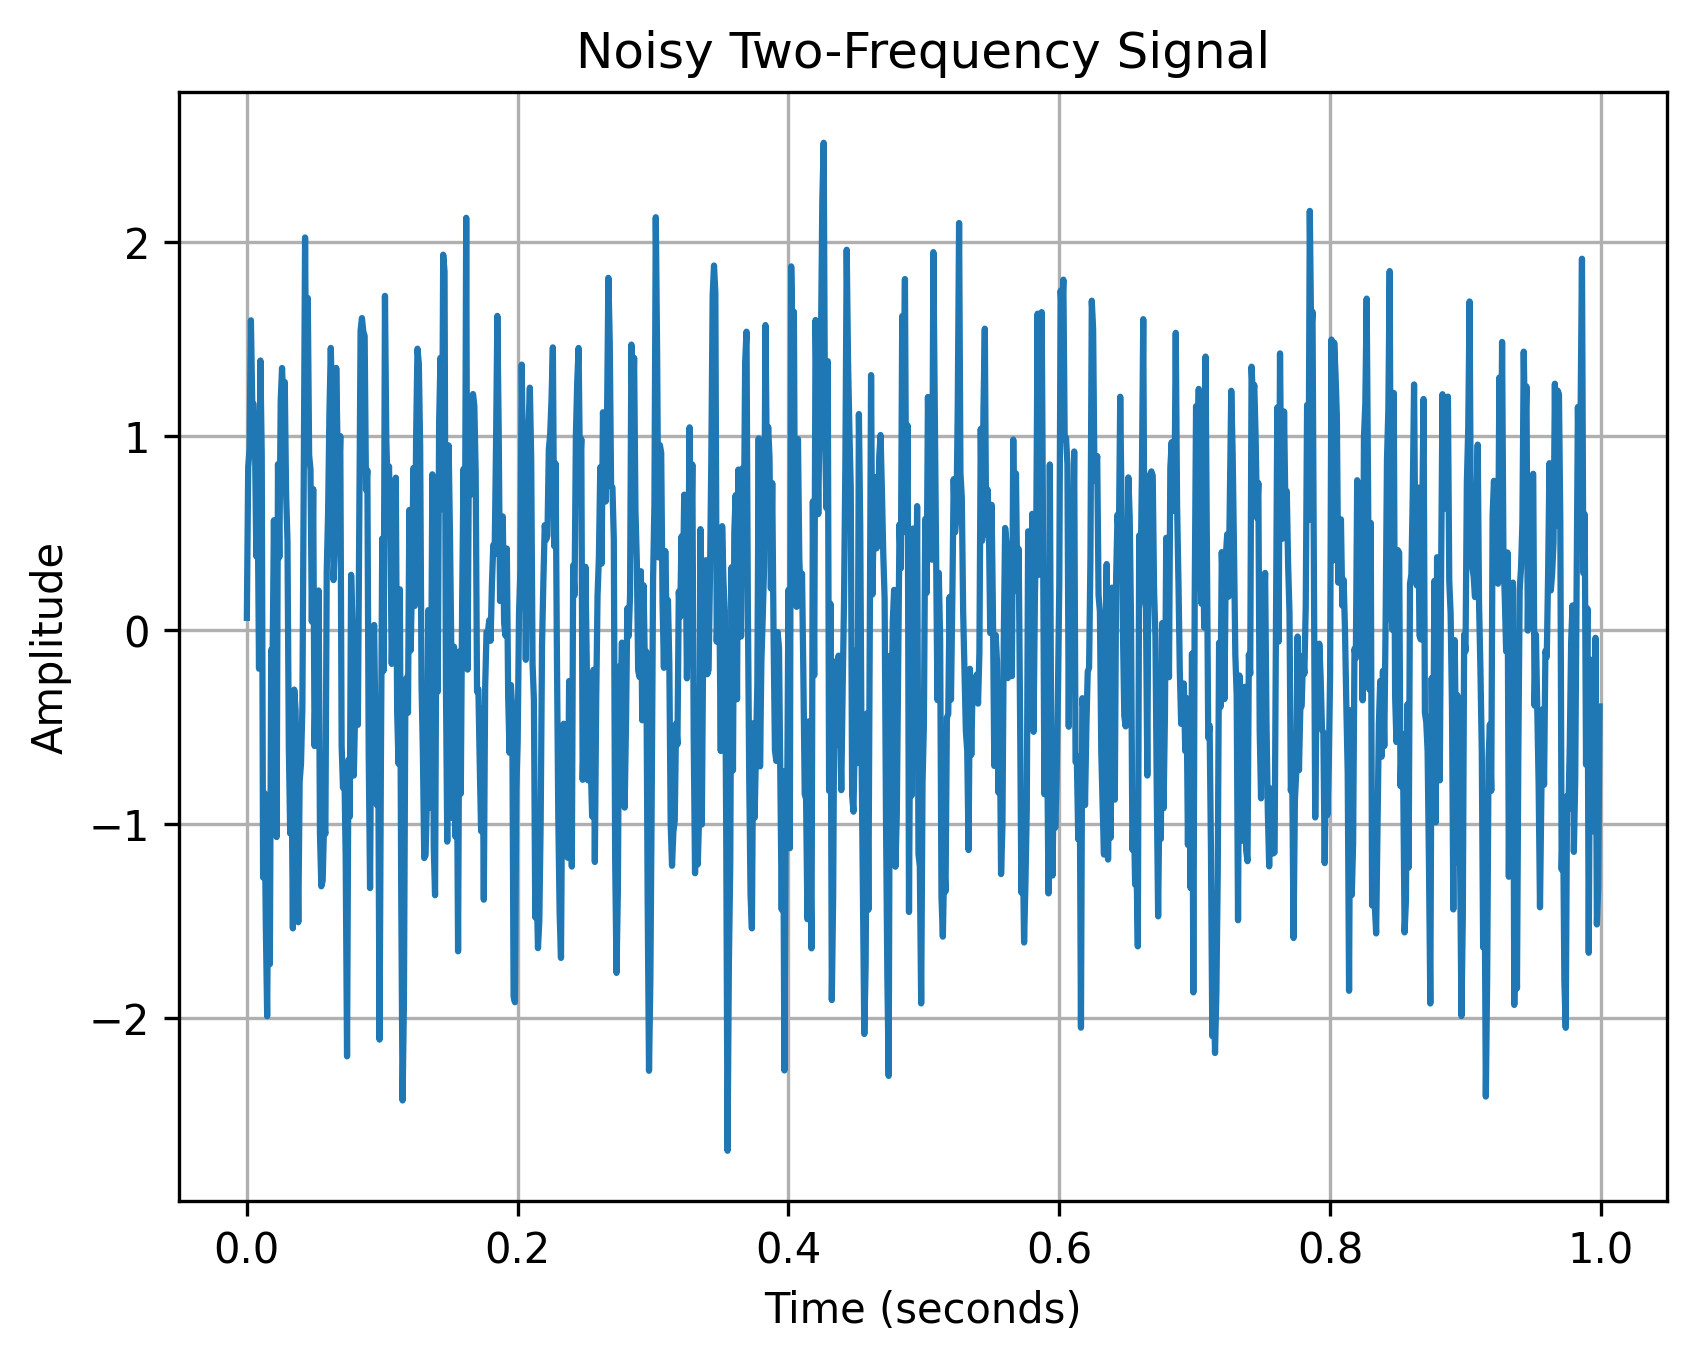

Source code (Python):
import numpy as np
import matplotlib.pyplot as plt

# Sampling parameters
fs = 1000
duration = 1

# Number of samples
N = int(fs * duration)

# Time vector
t = np.arange(N) / fs

# Signal frequencies
f1 = 50
f2 = 120

# Clean signal
clean_signal = (
    np.sin(2 * np.pi * f1 * t)
    + 0.5 * np.sin(2 * np.pi * f2 * t)
)

# Generate Gaussian noise
noise = 0.5 * np.random.randn(N)

# Add noise
noisy_signal = clean_signal + noise

# Plot noisy signal
plt.plot(t, noisy_signal)

plt.xlabel("Time (seconds)")
plt.ylabel("Amplitude")
plt.title("Noisy Two-Frequency Signal")
plt.grid()

plt.savefig(
    "noisy_signal.png",
    dpi=300,
    bbox_inches="tight"
)

plt.show()
